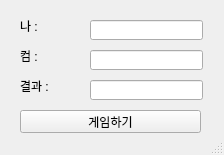
<?xml version="1.0" encoding="UTF-8"?>
<ui version="4.0">
 <class>MainWindow</class>
 <widget class="QMainWindow" name="MainWindow">
  <property name="geometry">
   <rect>
    <x>0</x>
    <y>0</y>
    <width>224</width>
    <height>155</height>
   </rect>
  </property>
  <property name="windowTitle">
   <string>MainWindow</string>
  </property>
  <widget class="QWidget" name="centralwidget">
   <widget class="QLabel" name="lblMine">
    <property name="geometry">
     <rect>
      <x>20</x>
      <y>20</y>
      <width>56</width>
      <height>12</height>
     </rect>
    </property>
    <property name="text">
     <string>나 :</string>
    </property>
   </widget>
   <widget class="QLabel" name="lblCom">
    <property name="geometry">
     <rect>
      <x>20</x>
      <y>50</y>
      <width>56</width>
      <height>12</height>
     </rect>
    </property>
    <property name="text">
     <string>컴 :</string>
    </property>
   </widget>
   <widget class="QLabel" name="lblResult">
    <property name="geometry">
     <rect>
      <x>20</x>
      <y>80</y>
      <width>56</width>
      <height>12</height>
     </rect>
    </property>
    <property name="text">
     <string>결과 :</string>
    </property>
   </widget>
   <widget class="QLineEdit" name="le_mine">
    <property name="geometry">
     <rect>
      <x>90</x>
      <y>20</y>
      <width>113</width>
      <height>20</height>
     </rect>
    </property>
   </widget>
   <widget class="QLineEdit" name="le_com">
    <property name="geometry">
     <rect>
      <x>90</x>
      <y>50</y>
      <width>113</width>
      <height>20</height>
     </rect>
    </property>
   </widget>
   <widget class="QLineEdit" name="le_result">
    <property name="geometry">
     <rect>
      <x>90</x>
      <y>80</y>
      <width>113</width>
      <height>20</height>
     </rect>
    </property>
   </widget>
   <widget class="QPushButton" name="pb">
    <property name="geometry">
     <rect>
      <x>20</x>
      <y>110</y>
      <width>181</width>
      <height>23</height>
     </rect>
    </property>
    <property name="text">
     <string>게임하기</string>
    </property>
   </widget>
  </widget>
  <widget class="QStatusBar" name="statusbar"/>
 </widget>
 <resources/>
 <connections/>
</ui>
